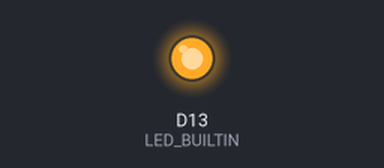
Simulated run of this sketch. Board: Arduino Uno R4 WiFi. Parts: output pins drawn as LEDs (lit = HIGH). WiFi joins after 1.5 s; servers stay silent unless stated; not simulated (calls return 0 or success): arduino_secrets.h; what the sketch prints to the serial monitor is not drawn.

Above: at 7.5 s.
Timing chart, 0 to 15.5 s (numbered marks = the images above):
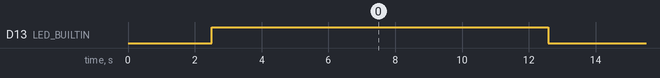

The sketch:

agroguard_wifi_test.ino
```cpp
/*
  ==============================================================================
  AgroGuard — TASK 4A: Arduino UNO R4 WiFi Connectivity Test
  ==============================================================================
  Board: Arduino UNO R4 WiFi (Renesas RA4M1 + ESP32-S3)
  Target Network: Same local Wi-Fi network as laptop (Gateway: 10.240.9.17)
  Library: WiFiS3 (Official built-in networking library for UNO R4 WiFi)

  Features:
  - Automatic DHCP IP allocation
  - Non-crashing timeout & graceful reconnect loop
  - Detailed Serial Monitor diagnostics (Local IP, Subnet, Gateway, RSSI, MAC)
  - Activity LED indication
  - Prepared architectural hooks for upcoming sensor & Flask HTTP telemetry tasks

  Serial Monitor Settings:
  - Baud Rate: 115200 baud
  - Line ending: Both NL & CR / Autoscroll
  ==============================================================================
*/

#include <WiFiS3.h>
#include "arduino_secrets.h"

// -----------------------------------------------------------------------------
// 1. NETWORK CONFIGURATION VARIABLES
// -----------------------------------------------------------------------------
// Values are imported from arduino_secrets.h.
// Alternatively, you may replace these placeholders directly.
const char WIFI_SSID[]     = SECRET_SSID;
const char WIFI_PASSWORD[] = SECRET_PASS;

// Connection timing parameters (milliseconds)
const unsigned long CONNECT_TIMEOUT_MS   = 20000; // 20 seconds timeout per attempt
const unsigned long RETRY_DELAY_MS       = 10000; // 10 seconds backoff between retries
const unsigned long HEARTBEAT_INTERVAL_MS = 10000; // 10 seconds between periodic pings

// Internal state
int wifiStatus = WL_IDLE_STATUS;
unsigned long lastHeartbeatTime = 0;
unsigned int connectionAttempts = 0;

// Function Prototypes
bool connectToWiFi();
void printNetworkDetails();
void printWiFiFirmwareVersion();

// -----------------------------------------------------------------------------
// 2. SETUP: HARDWARE INITIALIZATION & FIRST CONNECTION
// -----------------------------------------------------------------------------
void setup() {
  // Initialize on-board LED for visual status feedback
  pinMode(LED_BUILTIN, OUTPUT);
  digitalWrite(LED_BUILTIN, LOW);

  // Initialize USB CDC Serial communication
  Serial.begin(115200);

  // Allow up to 3 seconds for Serial Monitor to open (does not block if standalone)
  while (!Serial && millis() < 3000) {
    digitalWrite(LED_BUILTIN, HIGH);
    delay(50);
    digitalWrite(LED_BUILTIN, LOW);
    delay(50);
  }

  Serial.println();
  Serial.println(F("======================================================"));
  Serial.println(F("  AGROGUARD -- ARDUINO UNO R4 WIFI CONNECTIVITY TEST  "));
  Serial.println(F("======================================================"));

  // Verify that the on-board ESP32-S3 radio module is responding
  if (WiFi.status() == WL_NO_MODULE) {
    Serial.println(F("[FATAL] Communication with WiFi module failed!"));
    Serial.println(F("[FATAL] Please check that the board is an Arduino UNO R4 WiFi."));
    while (true) {
      // Fast error blink sequence (200ms cycle)
      digitalWrite(LED_BUILTIN, HIGH);
      delay(100);
      digitalWrite(LED_BUILTIN, LOW);
      delay(100);
    }
  }

  // Print module firmware version
  printWiFiFirmwareVersion();

  // Validate placeholder credentials
  if (strcmp(WIFI_SSID, "YOUR_WIFI_SSID") == 0) {
    Serial.println(F("[NOTICE] Configuration needed:"));
    Serial.println(F("         Please open 'arduino_secrets.h' and enter"));
    Serial.println(F("         your Wi-Fi SSID and Password before connecting."));
    Serial.println(F("------------------------------------------------------"));
  }

  // Perform initial Wi-Fi connection attempt
  connectToWiFi();
}

// -----------------------------------------------------------------------------
// 3. MAIN LOOP: CONNECTION MAINTENANCE & HEARTBEAT
// -----------------------------------------------------------------------------
void loop() {
  wifiStatus = WiFi.status();

  // If connection is dropped, attempt graceful reconnect without resetting MCU
  if (wifiStatus != WL_CONNECTED) {
    Serial.println();
    Serial.println(F("[WARN] Wi-Fi connection dropped!"));
    digitalWrite(LED_BUILTIN, LOW);

    // Wait backoff period before attempting reconnect
    delay(RETRY_DELAY_MS);
    connectToWiFi();
  } else {
    // Connection is healthy -- print periodic heartbeat diagnostics
    unsigned long currentMillis = millis();
    if (currentMillis - lastHeartbeatTime >= HEARTBEAT_INTERVAL_MS) {
      lastHeartbeatTime = currentMillis;

      unsigned long uptimeSec = currentMillis / 1000;
      Serial.print(F("[STATUS] Wi-Fi Active | Arduino IP: "));
      Serial.print(WiFi.localIP());
      Serial.print(F(" | RSSI: "));
      Serial.print(WiFi.RSSI());
      Serial.print(F(" dBm | Uptime: "));
      Serial.print(uptimeSec);
      Serial.println(F("s"));

      // Gentle visual pulse on built-in LED
      digitalWrite(LED_BUILTIN, HIGH);
      delay(80);
      digitalWrite(LED_BUILTIN, LOW);
    }
  }

  // ===========================================================================
  // PLACEHOLDER: SENSOR TELEMETRY ACQUISITION (Reserved for Task 4B)
  // ===========================================================================
  // Future sensors to read periodically:
  // - Soil Moisture (Capacitive/Resistive) on Analog Pin A0
  // - Ambient Temperature & Humidity (DHT11 / DHT22) on Digital Pin D2
  // - Rain Sensor on Analog Pin A1 / Digital D3
  // - Water Tank Storage Level (Ultrasonic / Float) on Analog Pin A2
  //
  // ===========================================================================
  // PLACEHOLDER: FLASK REST API HTTP TELEMETRY POST (Reserved for Task 4C)
  // ===========================================================================
  // Future communication:
  // - Use WiFiClient to send JSON payload:
  //   POST http://<laptop-ip>:5000/sensor
  // - Synchronize actuator state:
  //   GET http://<laptop-ip>:5000/control/pump
  // ===========================================================================
}

// -----------------------------------------------------------------------------
// 4. HELPER FUNCTIONS
// -----------------------------------------------------------------------------

/**
 * Attempts connection to the configured Wi-Fi network.
 * Returns true if connection succeeded, false if timed out.
 */
bool connectToWiFi() {
  connectionAttempts++;

  Serial.println();
  Serial.print(F("[INFO] Starting Wi-Fi connection (Attempt #"));
  Serial.print(connectionAttempts);
  Serial.println(F(")..."));

  Serial.print(F("[INFO] Target Network SSID : "));
  Serial.println(WIFI_SSID);
  Serial.println(F("[INFO] Negotiating IP via DHCP..."));

  // Disconnect any lingering stale sessions
  WiFi.disconnect();
  delay(1000);

  // Begin connection to WPA2/WPA Personal or Open network
  if (strlen(WIFI_PASSWORD) > 0) {
    WiFi.begin(WIFI_SSID, WIFI_PASSWORD);
  } else {
    WiFi.begin(WIFI_SSID);
  }

  // Wait for connection up to CONNECT_TIMEOUT_MS with visual progress dots
  unsigned long startAttemptTime = millis();
  while (WiFi.status() != WL_CONNECTED && (millis() - startAttemptTime < CONNECT_TIMEOUT_MS)) {
    delay(500);
    Serial.print(F("."));

    // Rapid toggle of LED while negotiating DHCP
    digitalWrite(LED_BUILTIN, !digitalRead(LED_BUILTIN));
  }
  Serial.println();

  // Evaluate connection status
  if (WiFi.status() == WL_CONNECTED) {
    Serial.println(F("[SUCCESS] Wi-Fi connected!"));
    digitalWrite(LED_BUILTIN, HIGH); // Solid ON when connected

    // Display assigned network parameters
    printNetworkDetails();
    lastHeartbeatTime = millis();
    return true;
  } else {
    Serial.println(F("[ERROR] Wi-Fi connection failed or timed out."));
    Serial.print(F("[INFO] Current status code: "));
    Serial.println(WiFi.status());
    Serial.println(F("[INFO] The microcontroller will retry automatically in 10s."));
    Serial.println(F("[TIP]  Check Wi-Fi SSID, password, and router 2.4 GHz availability."));
    digitalWrite(LED_BUILTIN, LOW);
    return false;
  }
}

/**
 * Prints the network diagnostic details assigned to this Arduino board.
 */
void printNetworkDetails() {
  Serial.println(F("------------------------------------------------------"));
  Serial.println(F("  NETWORK DIAGNOSTIC INFORMATION (DHCP)"));
  Serial.println(F("------------------------------------------------------"));

  // Assigned Local IP Address
  Serial.print(F("  Arduino Local IP   : "));
  Serial.println(WiFi.localIP());

  // Subnet Mask
  Serial.print(F("  Subnet Mask        : "));
  Serial.println(WiFi.subnetMask());

  // Gateway IP Address
  Serial.print(F("  Default Gateway    : "));
  Serial.println(WiFi.gatewayIP());

  // Signal Strength (RSSI)
  Serial.print(F("  Signal Strength    : "));
  Serial.print(WiFi.RSSI());
  Serial.println(F(" dBm"));

  // MAC Address of the UNO R4 WiFi board
  byte mac[6];
  WiFi.macAddress(mac);
  char macBuffer[18];
  snprintf(macBuffer, sizeof(macBuffer), "%02X:%02X:%02X:%02X:%02X:%02X",
           mac[0], mac[1], mac[2], mac[3], mac[4], mac[5]);
  Serial.print(F("  MAC Address        : "));
  Serial.println(macBuffer);

  Serial.println(F("------------------------------------------------------"));
  Serial.println(F("[READY] Wi-Fi link active and waiting for sensor tasks."));
  Serial.println(F("======================================================"));
}

/**
 * Checks and prints the WiFi firmware version on the ESP32-S3 module.
 */
void printWiFiFirmwareVersion() {
  String fv = WiFi.firmwareVersion();
  Serial.print(F("[INFO] UNO R4 WiFi Radio Firmware : v"));
  Serial.println(fv);

  // Latest standard is typically 0.4.1 or higher
  if (fv < WIFI_FIRMWARE_LATEST_VERSION) {
    Serial.println(F("[NOTE] A newer Wi-Fi module firmware version is available from Arduino."));
  }
}
```

Measured:
- by itself, D13 (LED_BUILTIN): alternates HIGH for 0.08 s and LOW for 9.9 s
